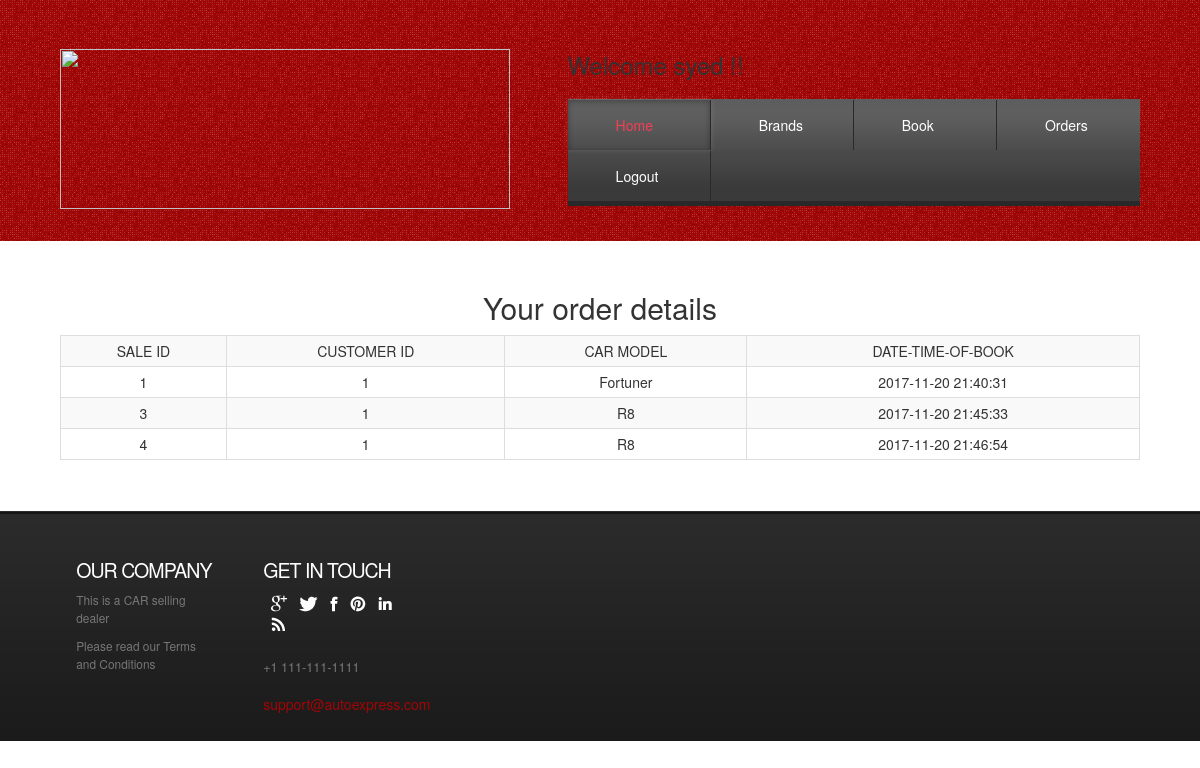
The app's page /orders.php (signed in) with its own data.
### tables this page shows
CREATE TABLE IF NOT EXISTS `sale2` (
  `sale_id` int(11) NOT NULL AUTO_INCREMENT,
  `customer_id` int(11) NOT NULL,
  `carmodel` varchar(100) NOT NULL,
  `ordertime` datetime NOT NULL,
  PRIMARY KEY (`sale_id`)
);

CREATE TABLE IF NOT EXISTS `model` (
  `model` int(11) NOT NULL,
  `m_id` int(11) NOT NULL,
  `name` varchar(20) NOT NULL,
  `year` year(4) NOT NULL,
  `basic_spec` varchar(200) NOT NULL,
  PRIMARY KEY (`model`),
  KEY `m_id` (`m_id`)
);

### orders.php (the view, shortened to what this page needs)
<!DOCTYPE HTML>
<html>
<head>
<link href="css/style.css" rel="stylesheet" type="text/css" media="all" />
<link rel="stylesheet" href="https://maxcdn.bootstrapcdn.com/bootstrap/3.3.7/css/bootstrap.min.css">
</head>
<body>
<div class="header">
<div class="wrap">
	<div class="header-bot">
		 <div class="logo">
			 <a href="index.html"><img src="images/showroomcover.png" alt="" style="width:450px; height: 160px;"></a>
		 </div>
		 <div class="cart">
           <div>
             <h3> Welcome <?=$_SESSION['s_name'];?> !! </h3>
		 </div>
		    <div class="menu-main">
			   <ul class="dc_css3_menu">
					<li class="active"><a href="indexlogin.php">Home</a></li>
                    <li><a href="services.php">Brands</a></li>
                     <li><a href="booking.php">Book</a></li>
                     <li><a href="orders.php">Orders</a></li>
                     <li><a href="logout.php">Logout</a></li>
		     	</ul>
			</div>
		</div>
	   </div>
	  </div>
</div>
<div class="header-bottom">
	<div class="wrap">
		<div class="page-not-found">
			<div class="text-center">
          <h2>Your order details
          </h2>
        </div>
        <div class="container-fluid row">
            <div class="col-md-3"></div>
          <div class="s">
                  <table class="table table-bordered table-responsive table-striped table-hover table-condensed text-center " >
                    <tr>
                        <th class = "text-center">SALE ID</th>
                        <th class = "text-center">CUSTOMER ID</th>
                        <th class = "text-center">CAR  MODEL</th>
                        <th class = "text-center">DATE-TIME-OF-BOOK</th>
                       </tr>
                              <?php
                                    $db=mysqli_connect("localhost","root","Syedafnan78647","car_showroom");
                                    $cname = $_SESSION["s_name"];
                                   $getuserid= mysqli_query($db, "SELECT c_id from customer where name = '".$cname."'");
                                    $numrows =mysqli_num_rows($getuserid);
                                    if($numrows !=0)
                                    {
                                        while($row=mysqli_fetch_assoc($getuserid))
                                        {
                                            $dbuserid=$row['c_id'];
                                        }
                                    }
                                    $getorders= mysqli_query($db, "SELECT * from sale2 where customer_id = '".$dbuserid."'");
                                    $numrows3 =mysqli_num_rows($getorders);
                                    if($numrows3 !=0)
                                    {
                                        while($row3=mysqli_fetch_assoc($getorders))
                                        {
                                                        $dbsaleid=$row3['sale_id'];
                                                         $dbcustomerid=$row3['customer_id'];
                                                        $carnumber =$row3['carmodel'];
                                                        $date=$row3['ordertime'];
                                                $getusercarname = mysqli_query($db, "SELECT name from model where model = '".$carnumber."'");
                                                $numrows2 =mysqli_num_rows($getusercarname);
                                                if($numrows2 !=0)
                                                {
                                                    while($row2=mysqli_fetch_assoc($getusercarname))
                                                    {
                                                        $dbusercarname=$row2['name'];
                                                    }
                                                }
                                                        echo "<tr>" ;
                                                            echo "<td>$dbsaleid</td>";
                                                           echo "<td>$dbcustomerid</td>";
                                                           echo "<td>$dbusercarname</td>";
                                                             echo "<td>$date</td>";
                                                            echo" </tr>";
                                        }
                                    }
                      else
                      {
                         $message = "You have no orders in your name yet ! !";
                        echo "<script type='text/javascript'>alert('$message');</script>";
                      }
                            ?>
                   </table>
          </div>
            <div class="col-md-3"></div>
        </div>
		</div>
	</div>
</div>
<div class="footer">
	<div class="wrap">
	   <div class="footer-top">
				<div class="col_1_of_5 span_1_of_5">
					<div class="footer-grid twitts">
					<h3>Our Company</h3>
						<div class="f_menu">
							 <ul>
						          <li>This is a CAR selling dealer</li>
						     	  <li>Please read our Terms and Conditions </li>
						     </ul>
						</div>
				   </div>
				</div>
				<div class="col_1_of_5 span_1_of_5">
					<div class="footer-grid twitts">
						<h3>Get in touch</h3>
						<ul class="follow_icon">
							<li><a href="#" style="opacity: 1;"><img src="images/follow_icon.png" alt=""></a></li>
							<li><a href="#" style="opacity: 1;"><img src="images/follow_icon1.png" alt=""></a></li>
							<li><a href="#" style="opacity: 1;"><img src="images/follow_icon2.png" alt=""></a></li>
							<li><a href="#" style="opacity: 1;"><img src="images/follow_icon3.png" alt=""></a></li>
							<li><a href="#" style="opacity: 1;"><img src="images/follow_icon4.png" alt=""></a></li>
							<li><a href="#" style="opacity: 1;"><img src="images/follow_icon5.png" alt=""></a></li>
						</ul>
						<p>+1 111-111-1111</p>
						<span>support@autoexpress.com</span>
					</div>
				</div>
		</div>
	</div>
</div>
</body>
</html>

### records on screen
sale2: sale_id "1", customer "1", model.name "Fortuner", ordertime "2017-11-20 21:40:31"
sale2: sale_id "3", customer "1", model.name "R8", ordertime "2017-11-20 21:45:33"
sale2: sale_id "4", customer "1", model.name "R8", ordertime "2017-11-20 21:46:54"

### other values on screen
$_SESSION['s_name'] "syed"
